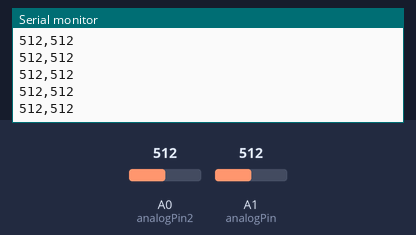
The sketch below on a simulated Arduino Uno, built with avr-gcc and run on an emulated ATmega328P. Parts: the last lines printed to the serial monitor. The test bench sets the inputs (shaded band); at power-on: A0 (analogPin2) = 512, A1 (analogPin) = 512.

Above: at 1.2 s.
1.3 s: A0 (analogPin2) set to 716
At 1.36 s:
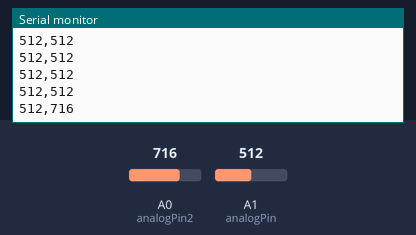
2.8 s: A1 (analogPin) set to 716
At 2.82 s:
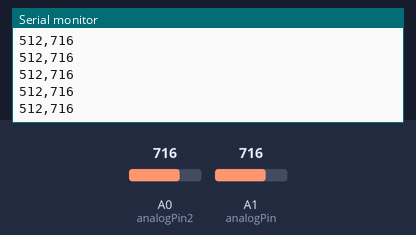
4.3 s: A0 (analogPin2) set to 900
At 4.32 s:
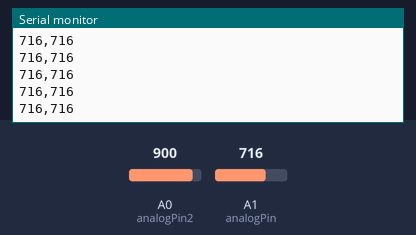
5.8 s: A1 (analogPin) set to 900
At 5.82 s:
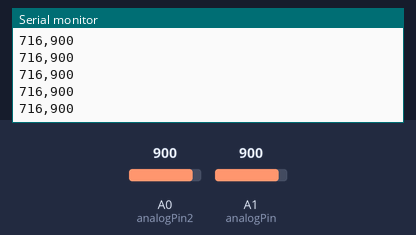
Timing chart, 0 to 8.3 s (numbered marks = the images above; inputs shaded):
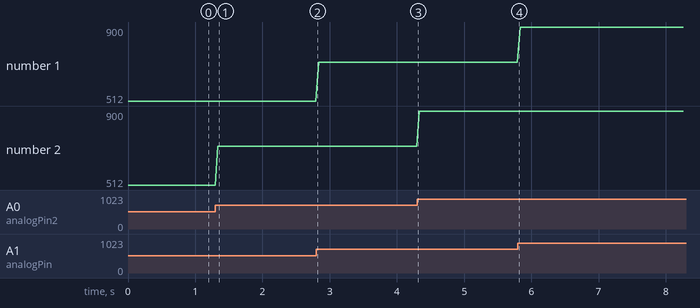

Measured:
- after the input at 1.3 s, the serial monitor: prints a new line at once (image 1)
- plotted number 2: 512 → 716 after the input at 1.3 s, 716 → 900 after the input at 4.3 s

The sketch:

TestArduino.ino
```cpp
#include <SoftwareSerial.h>
#include <SerialCommand.h>
SerialCommand sCmd;

int analogPin = A1;
int analogPin2 = A0;
int val = 0;
int val2 = 0;

void setup() {
  // put your setup code here, to run once:
  Serial.begin(9600);
  while (!Serial);
}

void loop() {
  val = analogRead(analogPin);
  val2 = analogRead(analogPin2);

  //Serial.println(val);
  Serial.println((String)val + "," + val2);
  delay(40);
}
```
